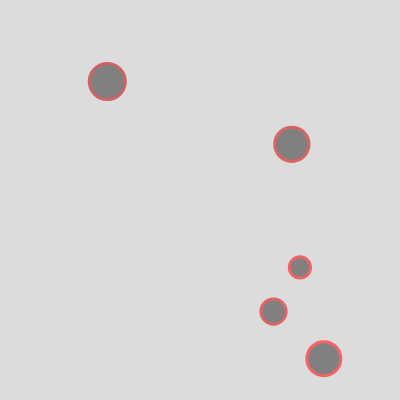
Frame 1 (no input)
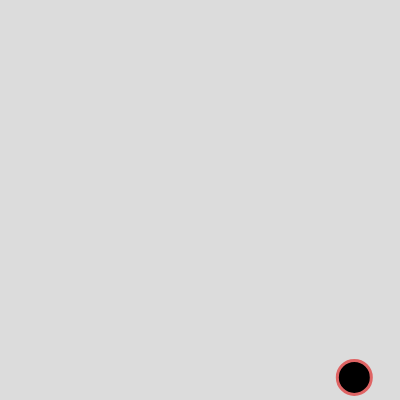
Frame 60 (no input)
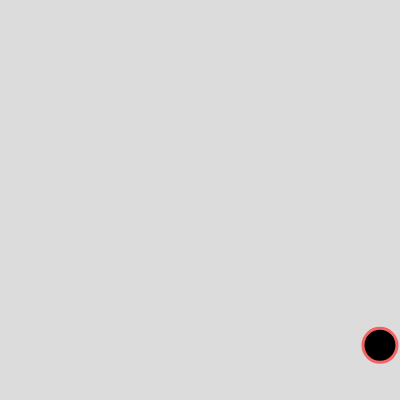
Frame 120 (the mouse pressed at the canvas centre since frame 60)

The p5.js sketch that drew these frames (run headless with seeded random() and noise() and a simulated clock; from frame 60 on, the mouse is pressed at the canvas centre):

// p5.js sketch
// ── sketch.js
// W6.4-4 zap nearby balls--
// https://editor.p5js.org/benjamin.bergery/sketches/nFLHbUrSe

//Take Challenge and instead delete both balls when they come near each other. HINT: Beware of empty array positions!

let bballs = [];

function setup() {
  createCanvas(400, 400);

  // fill array with new instances of Bball

  for (let indy = 0; indy < 5; indy++) {
    let bradius = random(10, 20);
    let bspeed = random(0.5, 1);
    let xstart = random(bradius, width - bradius);
    let ystart = random(bradius, height - bradius);
    bball = new Bball(xstart, ystart, bradius, bspeed);
    bballs.push(bball);
  }
}

function draw() {
  background(220);

  for (bball of bballs) {
    bball.bounceRandom();
    let gettingNear = false;
    for (let other of bballs) {
      if (bball !== other && bball.nearEnough(other)) {
        gettingNear = true;
        bballs.splice(bball,1);
        bballs.splice(other,1);
      }
    }
    
    // why after outer loop
    // not inner loop?
    if (gettingNear) {
      bball.changeColor('red');
    } else {
      bball.changeColor(0);
    }
  }
}

/*** CLASS ********************/

class Bball {
  constructor(x, y, r, bsp) {
    this.x = x;
    this.y = y;
    this.r = r;
    this.xsp = bsp; // xspeed
    this.ysp = bsp; // yspeed
    this.brightness = 128;
  }

  //*** new class functions ***//

  intersectsBool(other) {
    let d = dist(this.x, this.y, other.x, other.y);
    // return true;
    return this.r + other.r > d;
  }
  
  nearEnough(other) {
    let d = dist(this.x, this.y, other.x, other.y);
     // return false;
    return (this.r + other.r > d - 20);
  }

  changeColor(c) {
    this.brightness = c;
  }

  //*** old class functions ***//

  // meta function inside class
  bounceRandom() {
    this.move();
    this.show();
  }

  show() {
    stroke(random(200, 250), 100, 100);
    strokeWeight(3);
    // noFill();
    fill(this.brightness);
    ellipse(this.x, this.y, this.r * 2);
  }

  move() {
    // move ball
    this.x = this.x + this.xsp;
    this.y = this.y + this.ysp;
    //// bounce x
    if (this.x >= width - this.r || this.x <= 0 + this.r) {
      this.xsp = -this.xsp;
    }
    ////// bounce y
    if (this.y >= height - this.r || this.y <= 0 + this.r) {
      this.ysp = -this.ysp;
    }
  }
}

/*******************************/
// based on my previous exercise https://editor.p5js.org/benjamin.bergery/sketches/WUlFUTdMe

// clicked(mX, mY) {
//   let d = dist(this.x, this.y, mX, mY);
//   if (d < this.r) {
//     // ball clicked);
//     if (this.brightness == 0) {
//       this.brightness = 255;
//     } else {
//       this.brightness = 0;
//     }
//   }
// }

//*** change color ***//
// changeColor() {
//   if (this.brightness == 0) {
//     this.brightness = 255;
//   } else {
//     this.brightness = 0;
//   }
// }

/*** NOTES ********************/

// verbose
//if (d < this.r + other.r){
//    return true;
// }
// else { return false;}

// less verbose
//return = (d < this.r + other.r);

// Part 2.:
//Part 3: Take Challenge .A and instead delete both balls when they come near each other. HINT: Beware of empty array positions!
